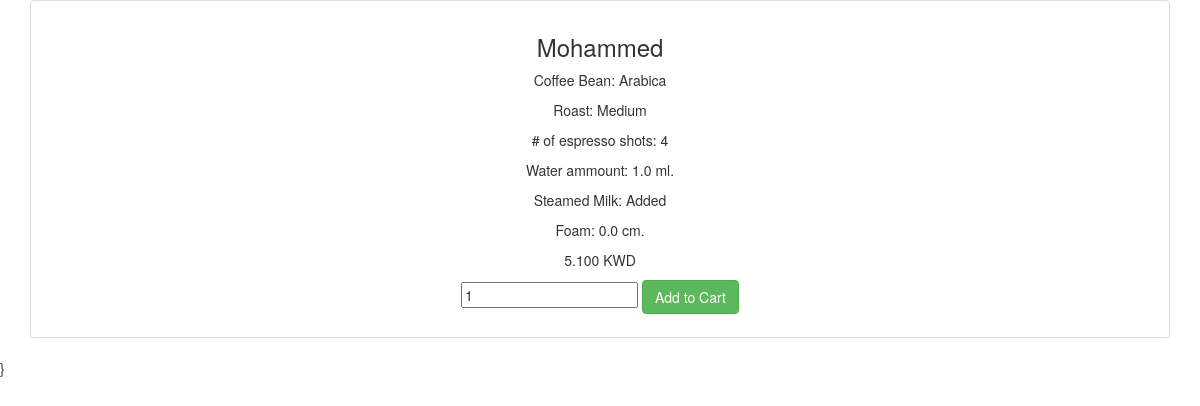
Screenshot of /cafe/coffee_detail/1 (signed in) with the database file from the repository.
### beans/models.py (models this page shows, shortened)
class Coffee(models.Model):
    user = models.ForeignKey(User, on_delete=models.PROTECT)
    name = models.CharField(max_length=120)
    espresso_shots = models.PositiveIntegerField(default=1)
    bean = models.ForeignKey('Bean', on_delete=models.PROTECT)
    roast = models.ForeignKey('Roast', on_delete=models.PROTECT)
    syrups = models.ManyToManyField(Syrup, blank=True)
    powders = models.ManyToManyField(Powder, blank=True)
    water = models.FloatField()
    steamed_milk = models.BooleanField(default=False)
    foam = models.FloatField()
    extra_instructions = models.TextField(null=True, blank=True)
    price = models.DecimalField(max_digits=6, decimal_places=3, null=True)

class Bean(models.Model):
	name = models.CharField(max_length=120)
	price = models.DecimalField(max_digits=5, decimal_places=3)
	def __str__(self):
		return self.name

class Roast(models.Model):
    name = models.CharField(max_length=200)
    price = models.DecimalField(max_digits=5, decimal_places=3)
    def __str__(self):
        return self.name

### beans/views.py (the view)
# urls.py: path('coffee_detail/<int:coffee_id>', views.coffee_detail, name="coffee_detail"),
def coffee_detail(request, coffee_id):
	if not request.user.is_authenticated:
		return redirect("cafe:login")
	coffee = Coffee.objects.get(id=coffee_id)
	if not (request.user == coffee.user or request.user.is_superuser or request.user.is_staff):
		raise Http404
	return render(request, 'coffee_detail.html', {'coffee': coffee})

### beans/templates/coffee_detail.html (shortened to what this page needs)
{% extends "base.html" %}
{% block content %}
<div class="row">
<div class="col-sm-12">
    <div class="thumbnail text-center">
        <div class="caption">
            <h3>{{coffee.name}}</h3>
            <p>Coffee Bean: {{coffee.bean}}</p>
            <p>Roast: {{coffee.roast}}</p>
            <p># of espresso shots: {{coffee.espresso_shots}}</p>
            <p>Water ammount: {{coffee.water}} ml.</p>
            <p>Steamed Milk: {% if coffee.steamed_milk %}Added {% else %}No Milk {% endif %}</p>
            <p>Foam: {{coffee.foam}} cm.</p>
            <p>{{coffee.price}} KWD</p>
            <p>
                <form action="{% url 'cart:mycart' %}" method="GET">
                  <input type="number" class="item-qty" name="qty" value="1"/>
                  <input type="submit" class="btn btn-success" value="Add to Cart"/>
                </form>
            </p>
        </div>
    </div>
</div>
</div>
{% endblock content %}

### rows the page displays
Coffee: name "Mohammed", bean "Arabica", roast "Medium", espresso_shots "4", water "1.0", foam "0.0", price "5.100"
